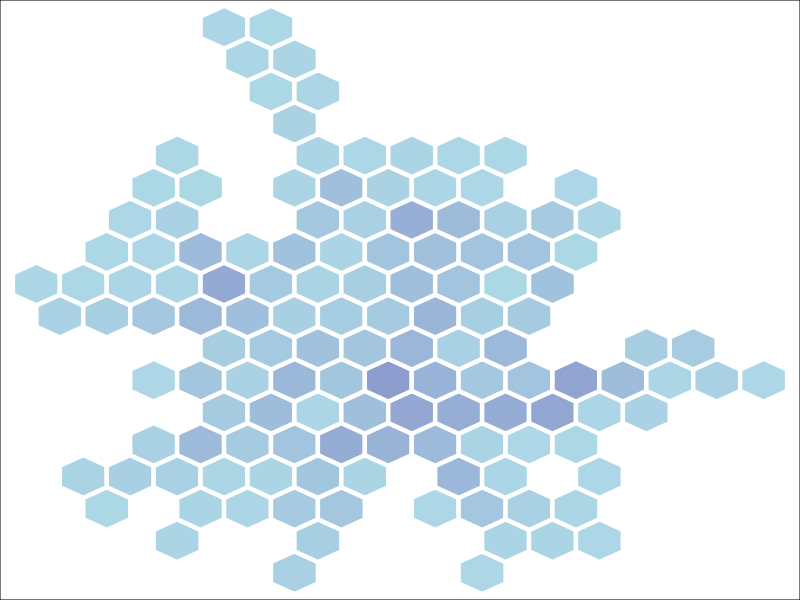
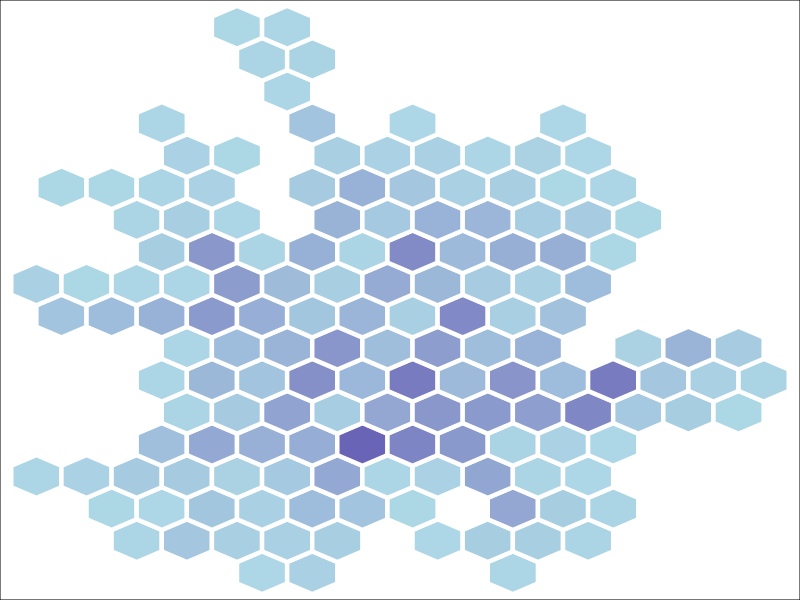
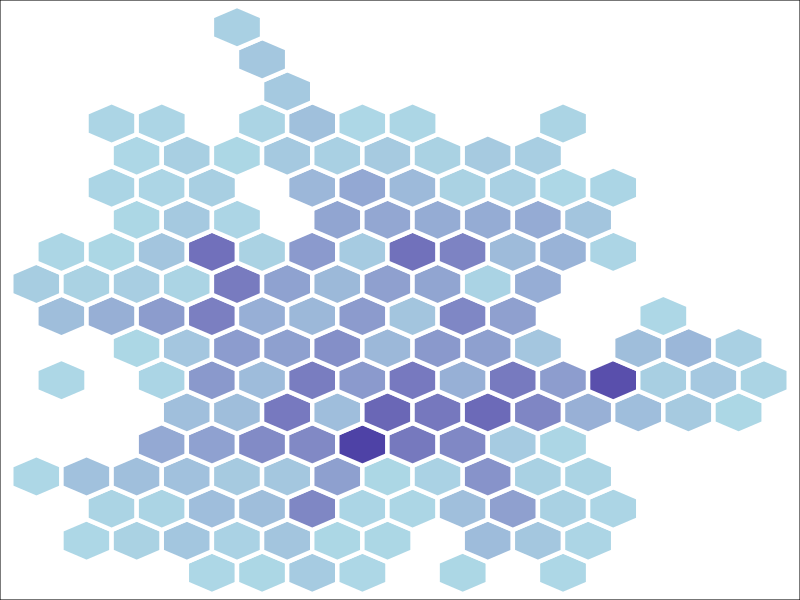
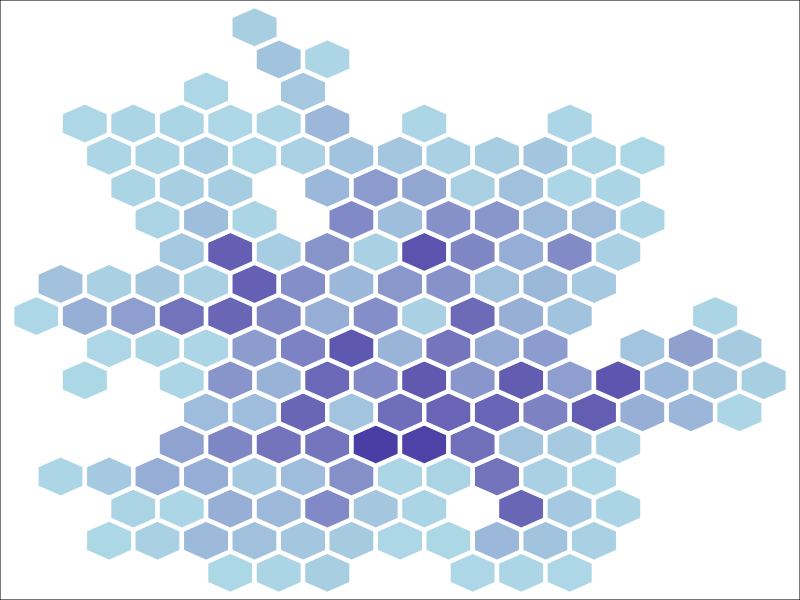
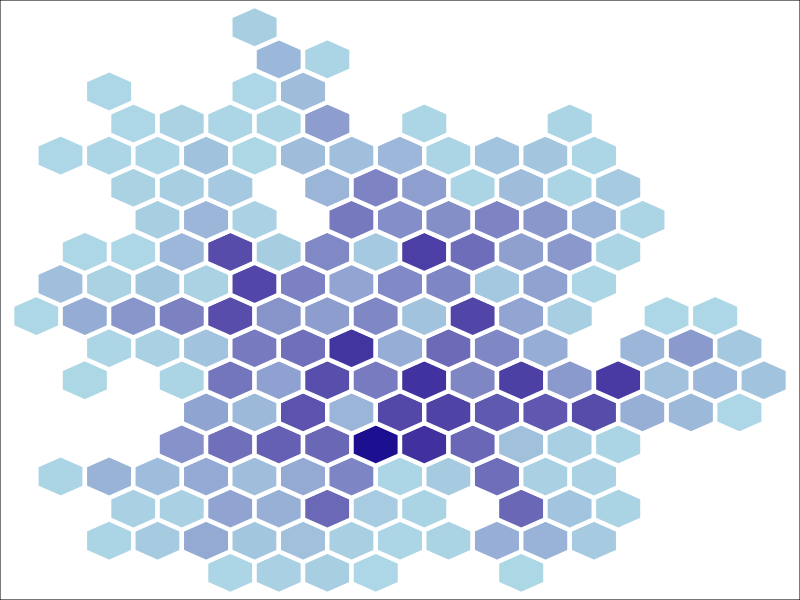

Recreate these plots in R, in order.
# load necessary packages
library(tidyverse)
library(hexbin)

# load datasets
data10 <- read.csv("ThesisSimulation-Helsinki-SprayLearnWaitRouter-Group.nrofHosts10-Scenario.endTime172800.csv")
data20 <- read.csv("ThesisSimulation-Helsinki-SprayLearnWaitRouter-Group.nrofHosts20-Scenario.endTime172800.csv")
data30 <- read.csv("ThesisSimulation-Helsinki-SprayLearnWaitRouter-Group.nrofHosts30-Scenario.endTime172800.csv")
data40 <- read.csv("ThesisSimulation-Helsinki-SprayLearnWaitRouter-Group.nrofHosts40-Scenario.endTime172800.csv")
data50 <- read.csv("ThesisSimulation-Helsinki-SprayLearnWaitRouter-Group.nrofHosts50-Scenario.endTime172800.csv")

# subset Coordinates
data.Coord.10 <- data.frame(x = data10$CoordX,y = data10$CoordY)
data.Coord.20 <- data.frame(x = data20$CoordX,y = data20$CoordY)
data.Coord.30 <- data.frame(x = data30$CoordX,y = data30$CoordY)
data.Coord.40 <- data.frame(x = data40$CoordX,y = data40$CoordY)
data.Coord.50 <- data.frame(x = data50$CoordX,y = data50$CoordY)


#set colors
color_scale <- scale_fill_gradient(low = "lightblue", high = "darkblue", limits = c(0,350))

# set size of hexagons
bins=15

# list of all datasets
data.Coords <- list(data.Coord.10,data.Coord.20,data.Coord.30,data.Coord.40,data.Coord.50)

# plot hexmaps
for (d in data.Coords ) {
  hexmap <- ggplot(d, aes(x = x, y = y)) +
    geom_hex(bins =bins,color = "white", size=1.5)+
    color_scale +
    theme_void() +
    theme(
      plot.background = element_rect(fill = "white"),
      panel.grid = element_blank(),
      axis.text = element_blank(),
      axis.title = element_blank(),
      axis.ticks = element_blank(),
      legend.position = "none")
  plot(hexmap)
}
